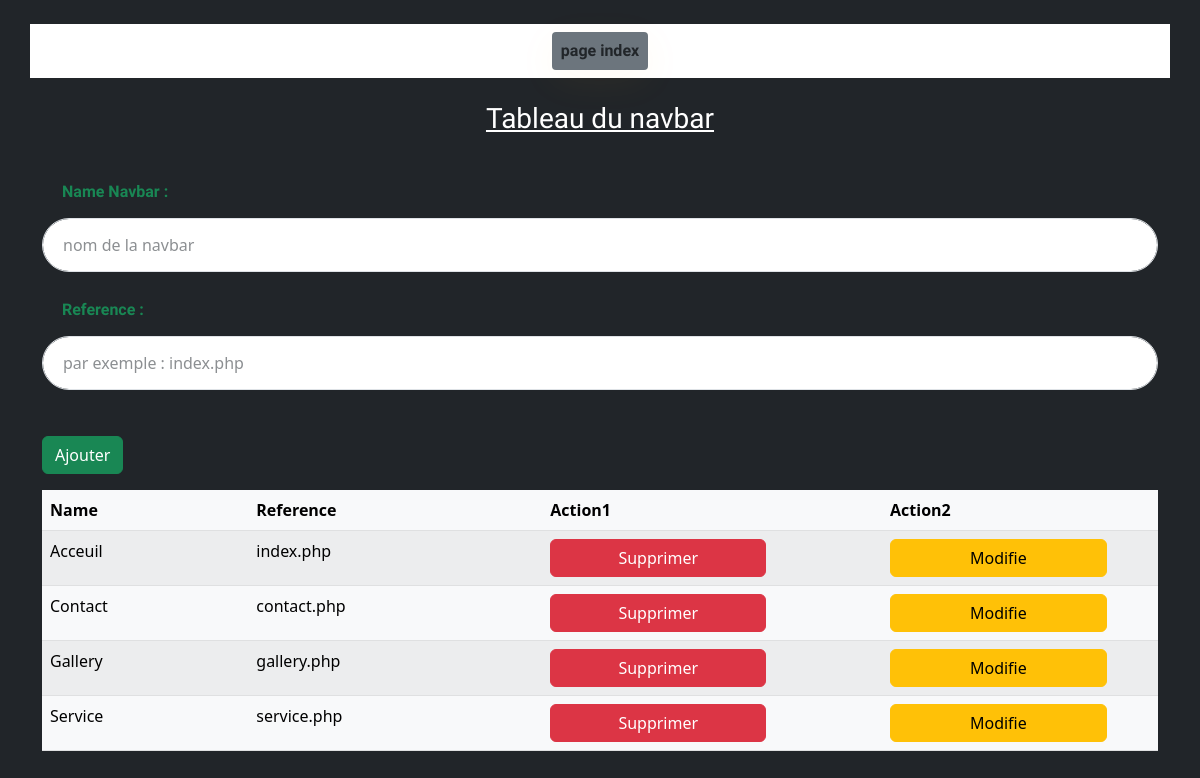
/phpnav/index.php, run on an earlier commit of the app's database.
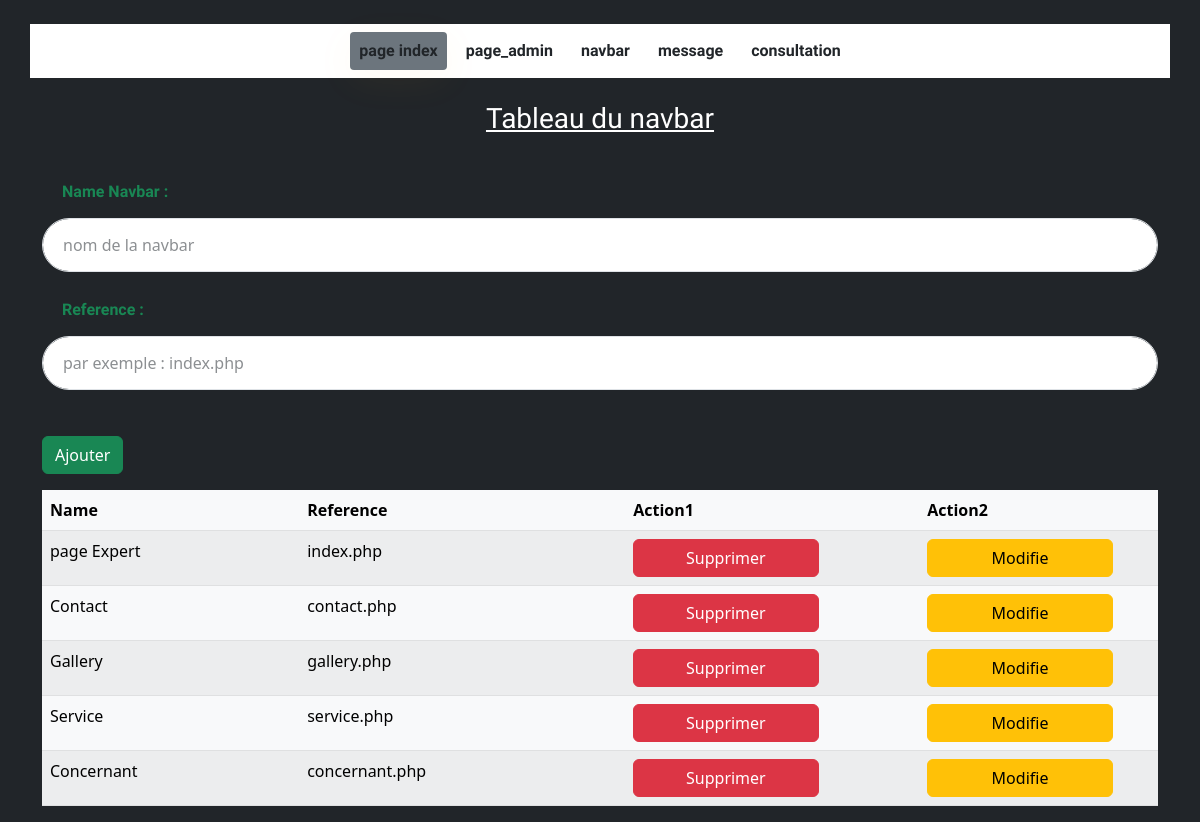
And on a later commit of the database.
### tables this page shows
CREATE TABLE `navbar` (
  `id` int(4) NOT NULL,
  `nav` varchar(30) NOT NULL,
  `refer` varchar(30) NOT NULL
);

CREATE TABLE `navbar_table` (
  `id` int(4) NOT NULL,
  `nav` varchar(30) NOT NULL,
  `refer` varchar(30) NOT NULL
);

### phpnav/index.php (the view, shortened to what this page needs)
<!doctype html>
<html lang="en">
  <head>
    <link rel="stylesheet" type="text/css" href="../assets/css/style.css">
    <link href="https://cdn.jsdelivr.net/npm/bootstrap@5.2.3/dist/css/bootstrap.min.css" rel="stylesheet">
  </head>
  <body class="bg-dark">
            <nav class="main_menu navbar navbar-expand-lg bg-white container my-4">
                <div class="main_menu_inner collapse navbar-collapse justify-content-center" id="main_menu_dropdown">
                  <ul class="main_menu_list unordered_list navbar-nav">
                    <li class="anav nav-item fw-bold">
                      <a class="nav-link navbar-text bg-secondary" aria-current="page" href="http://localhost/psy/index.php">page index</a>
                    </li>
                    <?php
                      include ('../config.php');
                      $jibdata = "SELECT * FROM `navbar_table` ";
                      $dirlordre = mysqli_query($connexion,$jibdata);
                      while($starjdid = mysqli_fetch_array($dirlordre)){
                    ?>
                    <li class="anav nav-item fw-bold">
                    <a class="nav-link navbar-text" aria-current="page" href="http://localhost/psy/<?php echo $starjdid['refer']?>"><?php echo $starjdid['nav']?></a>
                    </li>
                    <?php
                    }
                    ?>
                  </ul>
                </div>
            </nav>
    <div class="container">
    <h3 class="text-white d-flex justify-content-center text-decoration-underline mb-5">Tableau du navbar</h3>
        <form action="ajouternav.php" method="post" class="mt-4">
            <div class="form-group">
                <label for="" class="form-label fw-bold text-success">Name Navbar :</label>
                <input type="text" class="form-control" name="nv" placeholder="nom de la navbar">
            </div>
            <div class="form-group">
                <label for="" class="form-label fw-bold text-success">Reference :</label>
                <input type="text" class="form-control" name="rfr" placeholder="par exemple : index.php">
            </div>
            <input type="submit" value="Ajouter" class="btn btn-success my-3" name="sifat">
        </form>
        <table class="table table-striped table-light">
            <thead>
                <tr>
                    <th>Name</th>
                    <th>Reference</th>
                    <th>Action1</th>
                    <th>Action2</th>
                </tr>
            </thead>
            <tbody>
                <?php
                    include ('../config.php');
                    $jibdata = "SELECT * FROM `navbar` ";
                    $dirlordre = mysqli_query($connexion,$jibdata);
                    while($starjdid = mysqli_fetch_array($dirlordre)){
                ?>
                <tr>
                    <td><?php echo $starjdid['nav']?></td>
                    <td><?php echo $starjdid['refer']?></td>
                    <td><a href="delete.php?ghanmasho=<?php echo $starjdid['id']?>"  class="btn btn-danger col-8">Supprimer</a></td>
                    <td><a href="modification.php?ed=<?php echo $starjdid['id']?>"  class="btn btn-warning col-10">Modifie</a></td>
                </tr>
                <?php
                }
                ?>
            </tbody>
        </table>
    </div>
  </body>
</html>

What changed in the data, as far as the page shows it:
added navbar_table: nav "page_admin"
added navbar_table: nav "navbar"
added navbar_table: nav "message"
added navbar_table: nav "consultation"
changed navbar "index.php": nav "Acceuil" → "page Expert"
added navbar: nav "Concernant", refer "concernant.php"
